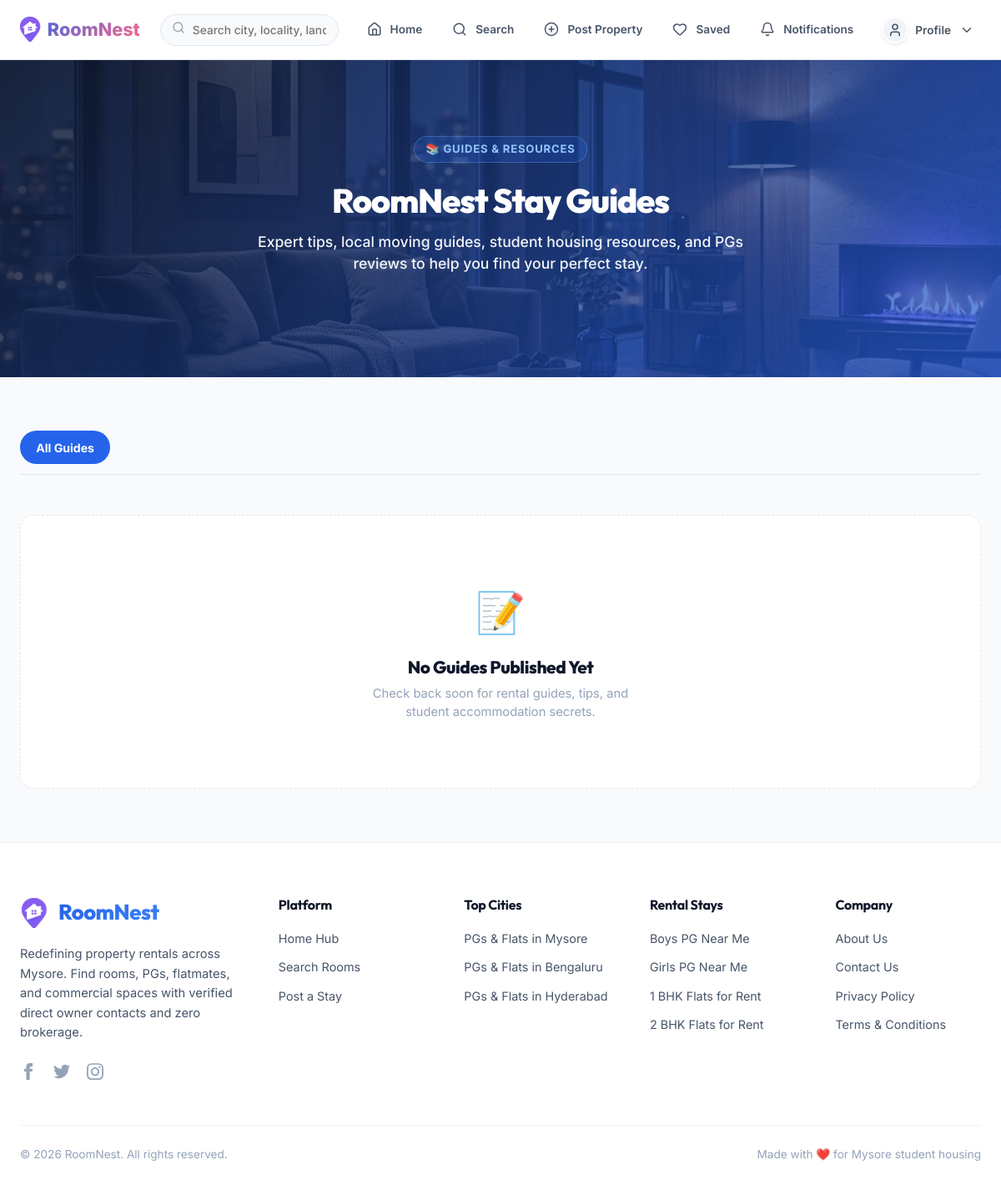
Page /blog/ on the earlier database version.
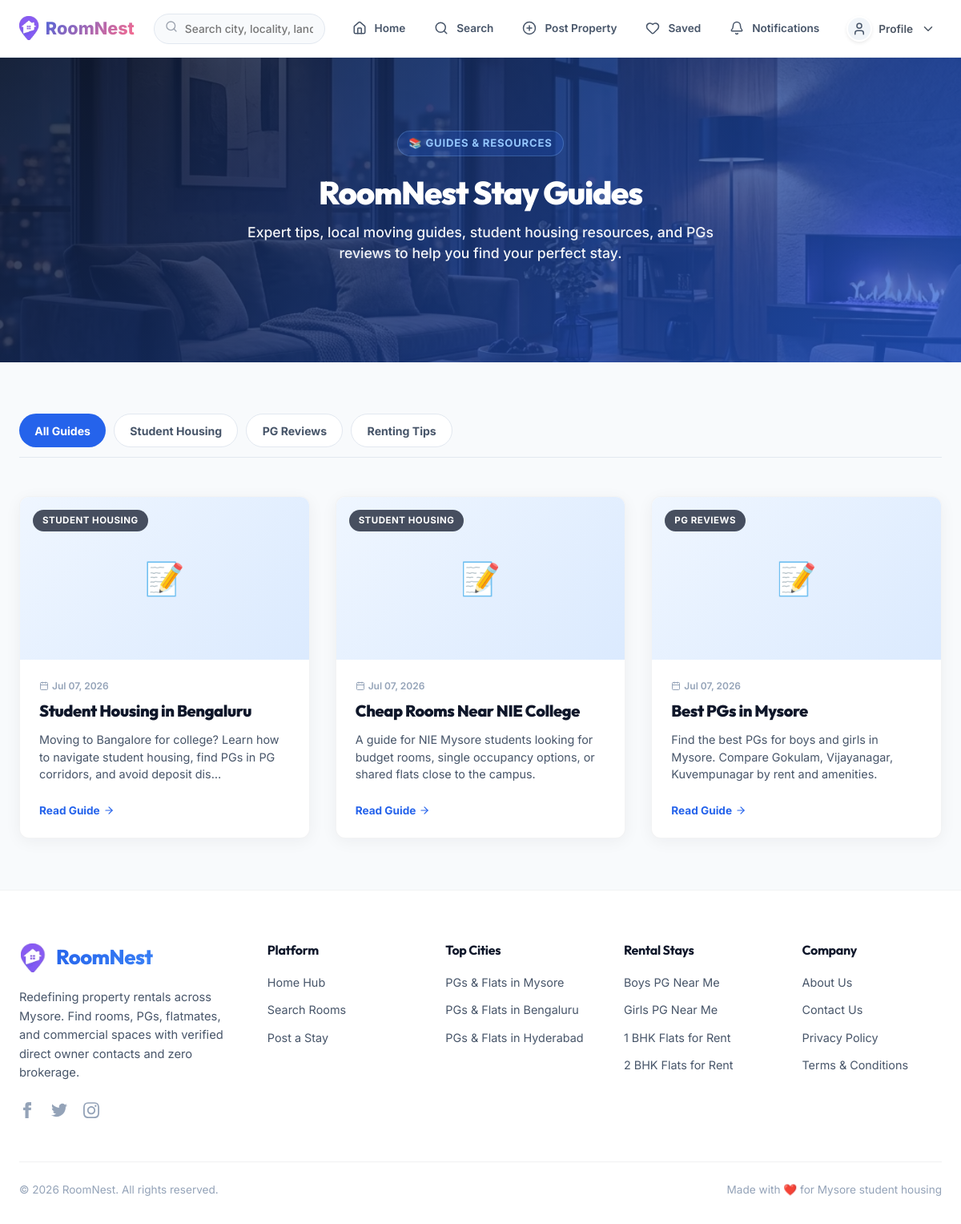
Same page on the later database version.
### listings/models.py (models this page shows, shortened)
class BlogCategory(models.Model):
    name = models.CharField(max_length=100, unique=True)
    slug = models.SlugField(max_length=100, unique=True)
    description = models.TextField(blank=True, default='')
    class Meta:
        verbose_name_plural = "Blog Categories"

class BlogPost(models.Model):
    title = models.CharField(max_length=200)
    slug = models.SlugField(max_length=200, unique=True)
    category = models.ForeignKey(BlogCategory, on_delete=models.SET_NULL, null=True, blank=True, related_name='posts')
    featured_image = models.ImageField(upload_to='blog/', blank=True, null=True)
    content = models.TextField()
    summary = models.TextField(help_text="A short summary of the post for SEO and search results.")
    created_at = models.DateTimeField(auto_now_add=True)
    updated_at = models.DateTimeField(auto_now=True)
    is_published = models.BooleanField(default=True)
    related_listings = models.ManyToManyField(Listing, blank=True, related_name='blog_posts')
    seo_title = models.CharField(max_length=200, blank=True, default='', help_text="Custom SEO title. If empty, title is used.")
    seo_description = models.TextField(blank=True, default='', help_text="Custom SEO description. If empty, summary is used.")
    class Meta:
        ordering = ['-created_at']
    def get_absolute_url(self):
        from django.urls import reverse
        return reverse('blog_detail', kwargs={'slug': self.slug})

### listings/views.py (the view)
# urls.py: path('blog/', views.blog_list, name='blog_list'),
def blog_list(request):
    posts_list = BlogPost.objects.filter(is_published=True).select_related('category').order_by('-created_at')
    category_slug = request.GET.get('category')
    current_category = None
    if category_slug:
        current_category = get_object_or_404(BlogCategory, slug=category_slug)
        posts_list = posts_list.filter(category=current_category)
    paginator = Paginator(posts_list, 6)
    page_number = request.GET.get('page')
    page_obj = paginator.get_page(page_number)
    categories = BlogCategory.objects.all()
    seo_title = f"{current_category.name} | RoomNest Stay Guides" if current_category else "RoomNest Blog - Expert Rental Guides & Co-living Tips"
    seo_description = f"Read the latest {current_category.name.lower() if current_category else 'rental, student housing, and co-living'} articles, guides, and tips on RoomNest."
    return render(request, 'blog_list.html', {
        'page_obj': page_obj,
        'categories': categories,
        'current_category': current_category,
        'seo_title': seo_title,
        'seo_description': seo_description
    })

### templates/blog_list.html (shortened to what this page needs)
{% extends 'base.html' %}
{% load static %}
{% load performance_tags %}
{% block content %}
<section class="hero" style="background: linear-gradient(135deg, rgba(15, 23, 42, 0.85) 0%, rgba(37, 99, 235, 0.7) 100%), url('{% static 'images/hero_bg.webp' %}') no-repeat center center; background-size: cover; text-align: center; padding: 4rem 1.5rem; color: white;">
    <div style="max-width: 800px; margin: 0 auto; z-index: 2; position: relative;">
        <span style="background: rgba(37, 99, 235, 0.2); color: #93C5FD; padding: 0.35rem 0.85rem; border-radius: 99px; font-size: 0.82rem; font-weight: 700; text-transform: uppercase; letter-spacing: 0.8px; display: inline-block; margin-bottom: 1.2rem; border: 1px solid rgba(147, 197, 253, 0.25);">
            📚 Guides & Resources
        </span>
        <h1 style="color: white; font-size: var(--font-heading-desktop); font-weight: 800; margin-bottom: 0.75rem; font-family: 'Outfit', sans-serif; letter-spacing: -0.03em;">RoomNest Stay Guides</h1>
        <p style="font-size: 1.1rem; opacity: 0.95; max-width: 600px; margin: 0 auto; font-weight: 500; line-height: 1.5;">Expert tips, local moving guides, student housing resources, and PGs reviews to help you find your perfect stay.</p>
    </div>
</section>
<div class="container" style="max-width: 1200px; margin: 3rem auto; padding: 0 1.5rem;">
    <div style="display: flex; gap: 10px; margin-bottom: 3rem; overflow-x: auto; padding-bottom: 0.75rem; border-bottom: 1px solid var(--border-color); -webkit-overflow-scrolling: touch;">
        <a href="{% url 'blog_list' %}" style="display: inline-flex; align-items: center; padding: 0.6rem 1.2rem; border-radius: 99px; font-size: 0.88rem; font-weight: 700; transition: var(--transition-smooth); white-space: nowrap; {% if not current_category %}background: var(--primary); color: white !important;{% else %}background: var(--white); border: 1px solid var(--border-color); color: var(--text-light);{% endif %}">
            All Guides
        </a>
        {% for cat in categories %}
        <a href="{% url 'blog_list' %}?category={{ cat.slug }}" style="display: inline-flex; align-items: center; padding: 0.6rem 1.2rem; border-radius: 99px; font-size: 0.88rem; font-weight: 700; transition: var(--transition-smooth); white-space: nowrap; {% if current_category.slug == cat.slug %}background: var(--primary); color: white !important;{% else %}background: var(--white); border: 1px solid var(--border-color); color: var(--text-light);{% endif %}">
            {{ cat.name }}
        </a>
        {% endfor %}
    </div>
    <div style="display: grid; grid-template-columns: repeat(auto-fill, minmax(320px, 1fr)); gap: 2rem;">
        {% for post in page_obj %}
        <article class="card" style="display: flex; flex-direction: column; height: 100%; border: 1px solid var(--border-color); border-radius: var(--border-radius-lg); overflow: hidden; background: var(--white); box-shadow: var(--shadow-sm); transition: var(--transition-bounce);" onmouseover="this.style.transform='translateY(-4px)'; this.style.boxShadow='var(--shadow-md)';" onmouseout="this.style.transform='translateY(0)'; this.style.boxShadow='var(--shadow-sm)';">
            <a href="{{ post.get_absolute_url }}" style="text-decoration: none; color: inherit; display: flex; flex-direction: column; height: 100%;">
                <div style="aspect-ratio: 16 / 9; width: 100%; overflow: hidden; background: #e2e8f0; position: relative;">
                    {% if post.featured_image %}
                    <img src="{{ post.featured_image.url|optimize_image:'w_600' }}" alt="{{ post.title }}" loading="lazy" decoding="async" style="width: 100%; height: 100%; object-fit: cover;">
                    {% else %}
                    <div style="width: 100%; height: 100%; display: flex; align-items: center; justify-content: center; background: linear-gradient(135deg, #EFF6FF 0%, #DBEAFE 100%); color: var(--primary); font-size: 2.5rem;">
                        📝
                    </div>
                    {% endif %}
                    {% if post.category %}
                    <span style="position: absolute; top: 1rem; left: 1rem; background: rgba(15, 23, 42, 0.75); backdrop-filter: blur(4px); -webkit-backdrop-filter: blur(4px); color: white; padding: 0.3rem 0.75rem; border-radius: 99px; font-size: 0.72rem; font-weight: 700; text-transform: uppercase; letter-spacing: 0.5px;">
                        {{ post.category.name }}
                    </span>
                    {% endif %}
                </div>
                <div style="padding: 1.5rem; display: flex; flex-direction: column; flex-grow: 1;">
                    <div style="font-size: 0.75rem; color: var(--text-muted); font-weight: 600; margin-bottom: 0.5rem; display: flex; align-items: center; gap: 4px;">
                        <i data-lucide="calendar" style="width: 12px; height: 12px;"></i> {{ post.created_at|date:"M d, Y" }}
                    </div>
                    <h3 style="font-size: 1.25rem; font-weight: 850; color: var(--text-dark); margin-bottom: 0.75rem; line-height: 1.35; font-family: 'Outfit', sans-serif;">
                        {{ post.title }}
                    </h3>
                    <p style="color: var(--text-light); font-size: 0.9rem; line-height: 1.5; margin-bottom: 1.5rem; flex-grow: 1;">
                        {{ post.summary|truncatechars:120 }}
                    </p>
                    <span style="font-size: 0.85rem; color: var(--primary); font-weight: 700; display: inline-flex; align-items: center; gap: 4px;">
                        Read Guide <i data-lucide="arrow-right" style="width: 14px; height: 14px;"></i>
                    </span>
                </div>
            </a>
        </article>
        {% empty %}
        <div style="text-align: center; grid-column: 1 / -1; padding: 5rem 2rem; background: var(--white); border-radius: var(--border-radius-lg); border: 1px dashed var(--border-color); color: var(--text-light); width: 100%;">
            <span style="font-size: 3rem; display: block; margin-bottom: 1rem;">📝</span>
            <h3 style="font-size: 1.3rem; font-weight: 800; color: var(--text-dark); margin-bottom: 0.5rem;">No Guides Published Yet</h3>
            <p style="font-size: 0.92rem; color: var(--text-muted); max-width: 320px; margin: 0 auto;">Check back soon for rental guides, tips, and student accommodation secrets.</p>
        </div>
        {% endfor %}
    </div>
</div>
{% endblock %}

Differences in the rows shown:
added BlogCategory: name "Student Housing"
added BlogCategory: name "PG Reviews"
added BlogCategory: name "Renting Tips"
added BlogPost: category.name "STUDENT HOUSING", created_at "Jul 07, 2026", title "Student Housing in Bengaluru", summary "Moving to Bangalore for college? Learn how to navigate student housing, find PGs in PG corridors, and avoid deposit dis…"
added BlogPost: category.name "STUDENT HOUSING", created_at "Jul 07, 2026", title "Cheap Rooms Near NIE College", summary "A guide for NIE Mysore students looking for budget rooms, single occupancy options, or shared flats close to the campus."
added BlogPost: category.name "PG REVIEWS", created_at "Jul 07, 2026", title "Best PGs in Mysore", summary "Find the best PGs for boys and girls in Mysore. Compare Gokulam, Vijayanagar, Kuvempunagar by rent and amenities."
Other differences:
text no longer shown: "📝 No Guides Published Yet Check back soon for rental guides, tips, and student accommodation secrets."
